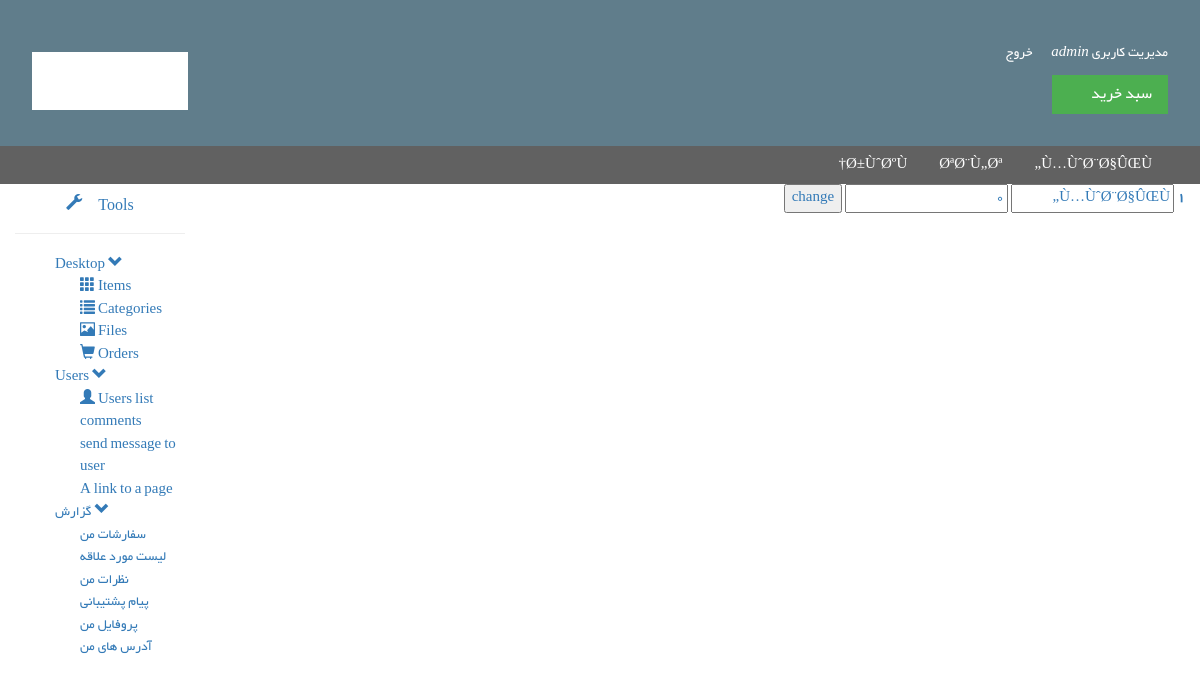
The app's page /cp/edit_cat/1 (signed in) with its own data.
### tables this page shows
CREATE TABLE `menu` (
  `id` int(11) NOT NULL,
  `menu` text NOT NULL,
  `href` text NOT NULL,
  `parent` int(11) NOT NULL
);

CREATE TABLE `category` (
  `id` int(11) NOT NULL,
  `cat` varchar(50) NOT NULL,
  `pa_cat` varchar(50) NOT NULL
);

### app/core/ControllerPanel.php (called while the page is built, shortened)
<?php
class ControllerPanel extends Controller
{
	public function view($view,$data=[],$secure=false){
		require_once 'app/views/'.$view.'.php';
	}
}

### app/controllers/cp.php (called while the page is built, shortened)
<?php
class Cp extends ControllerPanel
{
	function edit_cat($id){
		$data=$this->formModel->show_cat($id);
		$this->view('cp/edit_cat',$data,true);
	}
        function view($page,$data=array(),$secure=false){
            parent::view('cp/panel_top');
            parent::view($page,$data,$secure);
        }
}

### app/core/App.php (called while the page is built, shortened)
<?php
class App
{
	protected $method = 'index';
	public function __construct()
	{
		$url=$this->parseUrl();
		if(file_exists('app/controllers/'.$url[0].'.php')){
			unset($url[0]);
		}
		$this->controller=new $this->controller;
		if(isset($url[1])){
			if(method_exists($this->controller,$url[1])){
				$this->method=$url[1];
				unset($url[1]);
			}
		}
		$this->params= $url ? array_values($url) : [];
		call_user_func_array([$this->controller, $this->method], $this->params);
	}
	public function parseUrl()
	{
		if(isset($_GET['url']))
		{
			return $url= explode('/',filter_var(rtrim($_GET['url'],'/'),FILTER_SANITIZE_URL));
		}
	}
}

### index.php (called while the page is built, shortened)
<?php
$app = new App;

### app/core/Controller.php (called while the page is built, shortened)
<?php
class Controller
{
	public function model ($model){
		return new $model();
	}
}

### app/core/Model.php (called while the page is built)
<?php
class Model
{
	function __construct(){
		$this->db=new Database();
	}
}

### app/libs/database.php (called while the page is built, shortened)
<?php
class Database extends PDO{
	public function select($sql,$data=array(),$fetchMode=PDO::FETCH_ASSOC){
		$sth=$this->prepare($sql);
		foreach($data as $key =>$value){
			$sth->bindValue(":$key",$value);
		}
		$sth->execute();
		return $sth->fetchAll($fetchMode);
	}
}

### app/models/menu_m.php (called while the page is built, shortened)
<?php
class Menu_m extends Model{
  function get_menu($parent=0){
  	return $this->db->select("SELECT * FROM menu");
  }
}

### app/models/Cp_m.php (called while the page is built, shortened)
<?php
class Cp_m extends Model
{
	function show_cat($id){
		$sql="SELECT * FROM category where id=$id";
		$result=$this->db->query($sql);
		$result->setFetchMode(PDO::FETCH_ASSOC);
		return $result->fetch();
	}
}

### app/views/cp/edit_cat.php (the view, shortened to what this page needs)
<form method="post">
<label for="cat"><?php echo $data['id']; ?></label>
<input name="cat" value="<?php echo $data['cat']; ?>">
<input name="pa" value="<?php echo $data['pa_cat']; ?>">
<button type="submit" name="cat_change">change</button>
</form>

### app/views/menu.php
<?php
$menu_list=$this->model('Menu_m')->get_menu();
?>
<div class="w3-dark-grey">
    <ul class="w3-navbar" style="margin-right: 32px">
    <?php foreach($menu_list as $menu){ ?>
        <?php if($menu['parent']=='0'){ ?>
        <li class="w3-right"><a class="w3-hover-none w3-text-white w3-hover-text-white" href="#<?=$menu['href']?> "><?= $menu['menu'] ?></a></li>
        <?php } ?>
    <?php } ?>
</ul>
</div>

### public/w3.css (style rules this page uses)
* { -webkit-box-sizing:border-box;-moz-box-sizing:border-box;box-sizing:border-box }
html { -ms-text-size-adjust:100%;-webkit-text-size-adjust:100% }
body { margin:0 }
a { -webkit-tap-highlight-color:transparent;background-color:transparent }
button,input,optgroup,select,textarea { color:inherit;font:inherit;margin:0 }
button { overflow:visible }
button,select { text-transform:none }
button,html input[type=button],input[type=reset],input[type=submit] { -webkit-appearance:button;cursor:pointer }
html,body { font-family:Verdana,sans-serif;font-size:15px;line-height:1.5 }
a { color:inherit }
.w3-navbar { list-style-type:none;margin:0;padding:0;overflow:hidden }
.w3-navbar li { float:left }
.w3-navbar li a { display:block;padding:8px 16px }
.w3-navbar a,.w3-topnav a,.w3-sidenav a,.w3-dropnav a,.w3-dropdown-content a,.w3-accordion-content a { text-decoration:none !important }
.w3-navbar a,.w3-topnav a,.w3-sidenav a,.w3-dropnav a,.w3-pagination li a,.w3-hoverable tbody tr,.w3-btn,.w3-btn-floating,.w3-btn-floating-large,.w3-hover-opacity,.w3-hover-shadow,.w3-accordion-content a,.w3-dropdown-content a,.w3-dropdown-click:hover,.w3-dropdown-hover:hover,.w3-opennav,.w3-closenav,.w3-closebtn, .w3-hover-amber,.w3-hover-aqua,.w3-hover-blue,.w3-hover-light-blue,.w3-hover-brown,.w3-hover-cyan,.w3-hover-blue-grey,.w3-hover-green,.w3-hover-light-green,.w3-hover-indigo,.w3-hover-khaki,.w3-hover-lime,.w3-hover-orange,.w3-hover-deep-orange,.w3-hover-pink, .w3-hover-purple,.w3-hover-deep-purple,.w3-hover-red,.w3-hover-sand,.w3-hover-teal,.w3-hover-yellow,.w3-hover-white,.w3-hover-black,.w3-hover-grey,.w3-hover-light-grey,.w3-hover-dark-grey,.w3-hover-text-amber,.w3-hover-text-aqua,.w3-hover-text-blue,.w3-hover-text-light-blue, .w3-hover-text-brown,.w3-hover-text-cyan,.w3-hover-text-blue-grey,.w3-hover-text-green,.w3-hover-text-light-green,.w3-hover-text-indigo,.w3-hover-text-khaki,.w3-hover-text-lime,.w3-hover-text-orange,.w3-hover-text-deep-orange,.w3-hover-text-pink,.w3-hover-text-purple, .w3-hover-text-deep-purple,.w3-hover-text-red,.w3-hover-text-sand,.w3-hover-text-teal,.w3-hover-text-yellow,.w3-hover-text-white,.w3-hover-text-black,.w3-hover-text-grey,.w3-hover-text-light-grey,.w3-hover-text-dark-grey { -webkit-transition:all 0.3s ease,color 0.15s ease;transition:all 0.3s ease,color 0.15s ease }
.w3-right { float:right !important }
.w3-dark-grey,.w3-hover-dark-grey:hover { color:#fff !important;background-color:#616161 !important }
.w3-text-white,.w3-hover-text-white:hover { color:#fff !important }

### public/mycss.css (style rules this page uses)
a { text-decoration:none; }

### app/views/cp/panel_top.php (style rules this page uses)
body { font-family: 'Yekan' ; text-align: right; direction: rtl; }
a:link, a:visited { text-decoration:none; }
ul li { list-style-type: none; }

### records on screen
menu: menu "Ù…ÙˆØ¨Ø§ÛŒÙ„"
menu: menu "ØªØ¨Ù„Øª"
menu: menu "Ø±ÙˆØºÙ†"
category: id "1", cat "Ù…ÙˆØ¨Ø§ÛŒÙ„", pa "0"

### other values on screen
$msg "admin"
